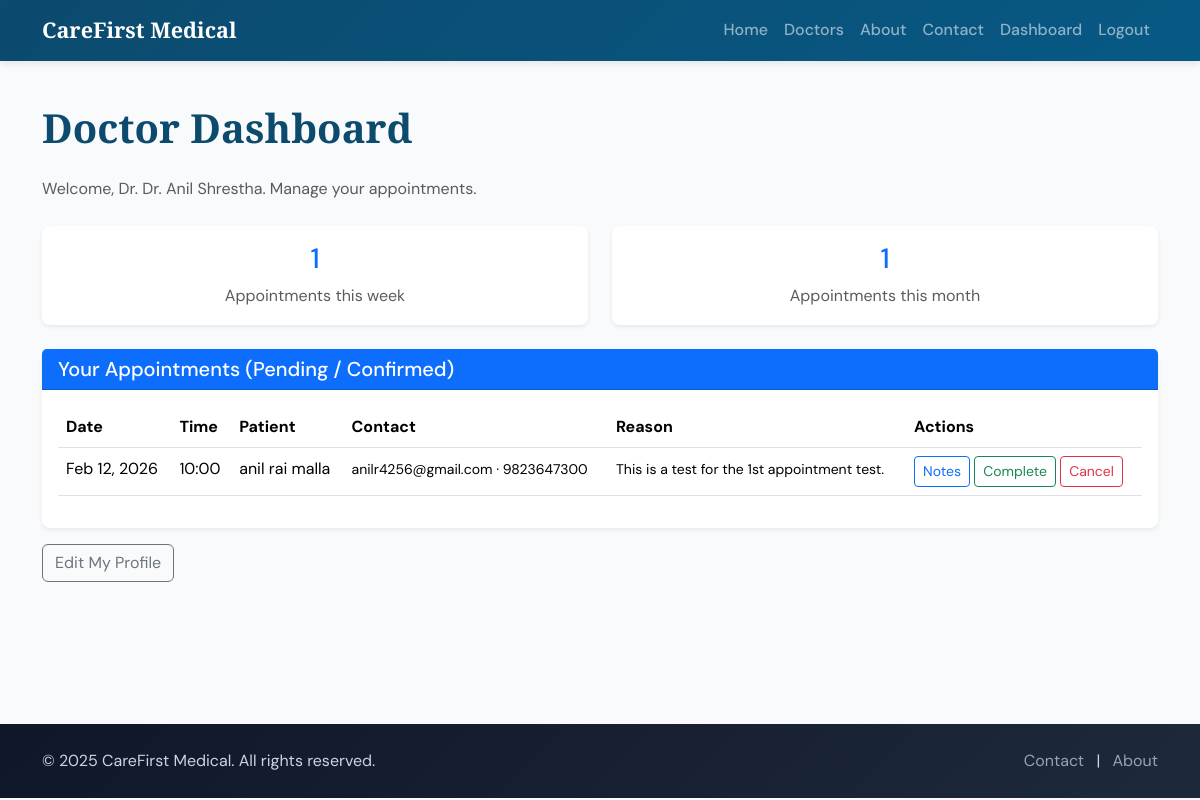
The app's page /doctor-dashboard (signed in) with its own data.
### models.py (models this page shows, shortened)
class User(UserMixin, db.Model):
    __tablename__ = 'users'
    user_id = db.Column(db.Integer, primary_key=True)
    username = db.Column(db.String(80), unique=True, nullable=False, index=True)
    email = db.Column(db.String(120), unique=True, nullable=False, index=True)
    password_hash = db.Column(db.String(256), nullable=False)
    user_role = db.Column(db.String(20), nullable=False, default='patient')  # patient, doctor, admin
    full_name = db.Column(db.String(120), nullable=True)
    phone_number = db.Column(db.String(20), nullable=True)
    date_of_birth = db.Column(db.Date, nullable=True)
    account_creation = db.Column(db.DateTime, default=datetime.utcnow)
    last_login = db.Column(db.DateTime, nullable=True)
    appointments_as_patient = db.relationship(
        'Appointment', backref='patient_user', lazy='dynamic',
        foreign_keys='Appointment.patient_id', cascade='all, delete-orphan'
    )
    doctor_profile = db.relationship(
        'Doctor', backref='user', uselist=False, lazy='joined',
        foreign_keys='Doctor.user_id', cascade='all, delete-orphan'
    )

class Appointment(db.Model):
    __tablename__ = 'appointments'
    appointment_id = db.Column(db.Integer, primary_key=True)
    patient_id = db.Column(db.Integer, db.ForeignKey('users.user_id'), nullable=False)
    doctor_id = db.Column(db.Integer, db.ForeignKey('doctors.doctor_id'), nullable=False)
    appointment_date = db.Column(db.Date, nullable=False)
    appointment_time = db.Column(db.String(20), nullable=False)  # e.g. "09:00"
    status = db.Column(db.String(20), nullable=False, default='pending')
    reason_for_visit = db.Column(db.Text, nullable=True)
    notes = db.Column(db.Text, nullable=True)  # doctor notes after visit
    created_at = db.Column(db.DateTime, default=datetime.utcnow)
    updated_at = db.Column(db.DateTime, default=datetime.utcnow, onupdate=datetime.utcnow)

### app.py (the view)
@app.route('/doctor-dashboard')
@login_required
@doctor_required
def doctor_dashboard():
    doctor = current_user.doctor_profile
    if not doctor:
        flash('Doctor profile not found.', 'danger')
        return redirect(url_for('index'))
    appointments = Appointment.query.filter_by(doctor_id=doctor.doctor_id).filter(
        Appointment.status.in_(['pending', 'confirmed'])
    ).order_by(Appointment.appointment_date, Appointment.appointment_time).all()
    today = date.today()
    week_start = today - timedelta(days=today.weekday())
    week_end = week_start + timedelta(days=6)
    month_start = today.replace(day=1)
    next_month = month_start + timedelta(days=32)
    month_end = next_month.replace(day=1) - timedelta(days=1)
    count_week = Appointment.query.filter_by(doctor_id=doctor.doctor_id).filter(
        Appointment.appointment_date >= week_start,
        Appointment.appointment_date <= week_end,
        Appointment.status.in_(['pending', 'confirmed'])
    ).count()
    count_month = Appointment.query.filter_by(doctor_id=doctor.doctor_id).filter(
        Appointment.appointment_date >= month_start,
        Appointment.appointment_date <= month_end,
        Appointment.status.in_(['pending', 'confirmed'])
    ).count()
    return render_template('doctor_dashboard.html', appointments=appointments,
                           count_week=count_week, count_month=count_month)

### app.py (called while the page is built)
def doctor_required(f):
    @wraps(f)
    def decorated_view(*args, **kwargs):
        if not current_user.is_authenticated:
            flash('Please log in to access the doctor dashboard.', 'warning')
            return redirect(url_for('login', next=request.url))
        if current_user.user_role != 'doctor':
            flash('You do not have permission to access the doctor dashboard.', 'danger')
            return redirect(url_for('index'))
        return f(*args, **kwargs)
    return decorated_view

@login_manager.user_loader
def load_user(user_id):
    return User.query.get(int(user_id)) if user_id else None

### templates/doctor_dashboard.html (shortened to what this page needs)
{% extends "base.html" %}
{% block content %}
<div class="container py-5">
    <h1 class="section-title mb-4">Doctor Dashboard</h1>
    <p class="text-muted mb-4">Welcome, Dr. {{ current_user.full_name or current_user.username }}. Manage your appointments.</p>
    <div class="row mb-4">
        <div class="col-md-6">
            <div class="card border-0 shadow-sm">
                <div class="card-body text-center">
                    <h3 class="text-primary">{{ count_week }}</h3>
                    <p class="text-muted mb-0">Appointments this week</p>
                </div>
            </div>
        </div>
        <div class="col-md-6">
            <div class="card border-0 shadow-sm">
                <div class="card-body text-center">
                    <h3 class="text-primary">{{ count_month }}</h3>
                    <p class="text-muted mb-0">Appointments this month</p>
                </div>
            </div>
        </div>
    </div>
    <div class="card border-0 shadow-sm">
        <div class="card-header bg-primary text-white">
            <h5 class="mb-0">Your Appointments (Pending / Confirmed)</h5>
        </div>
        <div class="card-body">
            {% if appointments %}
            <div class="table-responsive">
                <table class="table table-hover">
                    <thead>
                        <tr>
                            <th>Date</th>
                            <th>Time</th>
                            <th>Patient</th>
                            <th>Contact</th>
                            <th>Reason</th>
                            <th>Actions</th>
                        </tr>
                    </thead>
                    <tbody>
                        {% for apt in appointments %}
                        <tr>
                            <td>{{ apt.appointment_date.strftime('%b %d, %Y') }}</td>
                            <td>{{ apt.appointment_time }}</td>
                            <td>{{ apt.patient_user.full_name or apt.patient_user.username }}</td>
                            <td><small>{{ apt.patient_user.email }}{% if apt.patient_user.phone_number %} · {{ apt.patient_user.phone_number }}{% endif %}</small></td>
                            <td><small>{{ apt.reason_for_visit[:50] }}{% if apt.reason_for_visit|length > 50 %}...{% endif %}</small></td>
                            <td>
                                <a href="{{ url_for('appointment_notes', appointment_id=apt.appointment_id) }}" class="btn btn-outline-primary btn-sm">Notes</a>
                                <form method="post" action="{{ url_for('complete_appointment', appointment_id=apt.appointment_id) }}" class="d-inline">
                                    <button type="submit" class="btn btn-outline-success btn-sm">Complete</button>
                                </form>
                                <form method="post" action="{{ url_for('cancel_appointment', appointment_id=apt.appointment_id) }}" class="d-inline" onsubmit="return confirm('Cancel this appointment?');">
                                    <button type="submit" class="btn btn-outline-danger btn-sm">Cancel</button>
                                </form>
                            </td>
                        </tr>
                        {% endfor %}
                    </tbody>
                </table>
            </div>
            {% else %}
            <p class="text-muted mb-0">No upcoming appointments.</p>
            {% endif %}
        </div>
    </div>
    <div class="mt-3">
        <a href="{{ url_for('profile_edit') }}" class="btn btn-outline-secondary">Edit My Profile</a>
    </div>
</div>
{% endblock %}

### static/css/custom.css (style rules this page uses)
:root { --color-bg: #f8fafc; --color-text: #1e293b; --color-muted: #64748b; --color-primary: #0ea5e9; --color-primary-dark: #0284c7; --color-accent: #0c4a6e; --color-success: #059669; --color-danger: #dc2626; --font-heading: 'Libre Baskerville', Georgia, serif; --font-body: 'DM Sans', -apple-system, BlinkMacSystemFont, sans-serif; --spacing-section: 4rem; --transition-fast: 0.2s ease; --nav-height: 56px; }
* { box-sizing: border-box; }
body { font-family: var(--font-body); color: var(--color-text); background-color: var(--color-bg); padding-top: var(--nav-height); line-height: 1.6; }
.section-title { font-family: var(--font-heading); font-weight: 600; color: var(--color-accent); }
html { scroll-behavior: smooth; }
.card { border-radius: 0.5rem; }

### records on screen
User: full_name "Dr. Anil Shrestha"
Appointment: appointment_date "Feb 12, 2026", appointment_time "10:00", patient_user "anil rai malla", patient_user.email "anilr4256@gmail.com", patient_user.phone_number "9823647300", reason_for_visit "This is a test for the 1st appointment test."

### other values on screen
{{ count_week }} "1"
{{ count_month }} "1"
